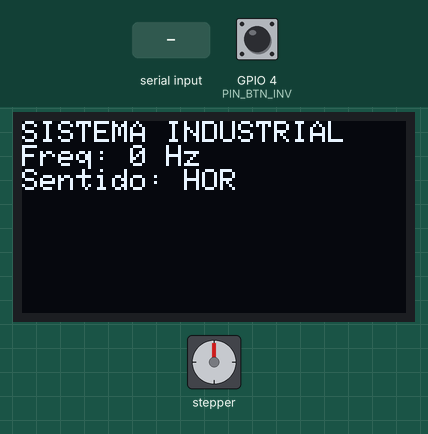
Bench run of a sketch on a simulated ESP32. Shown: stepper motor, 128×64 one-colour display. Wiring (from diagram.json): stepper motor driver (200 steps per turn assumed): step GPIO 19; direction GPIO 18. The inputs (shaded band) are chosen by the test bench; at power-on: GPIO 4 (PIN_BTN_INV) HIGH. What the sketch prints to the serial monitor is not drawn.

Above: at 1.2 s.
1.3 s: GPIO 4 (PIN_BTN_INV) pulled LOW for 0.15 s
At 2.2 s:
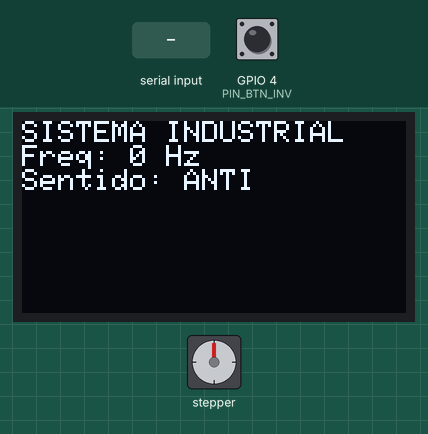
2.9 s: "1\n" received over Serial
At 3.5 s:
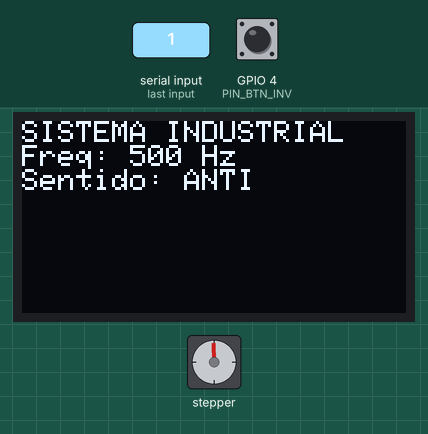
4.4 s: GPIO 4 (PIN_BTN_INV) pulled LOW for 1 s
At 5.8 s:
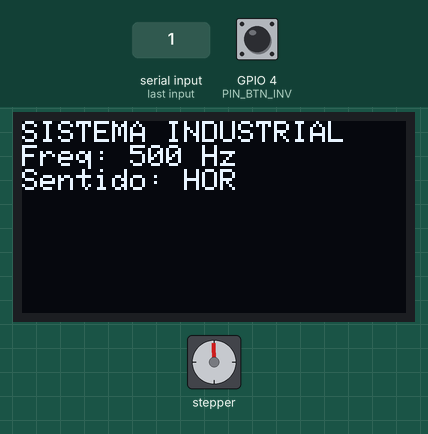
6.9 s: "2\n" received over Serial
At 7.7 s:
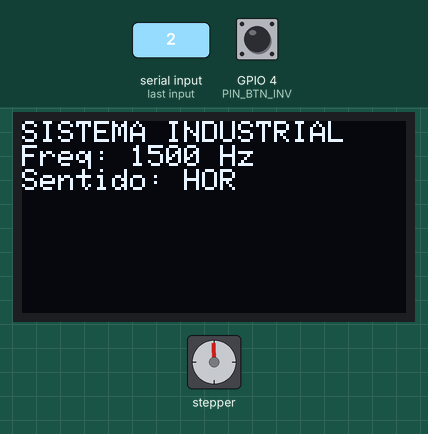
8.4 s: "0\n" received over Serial
At 8.8 s:
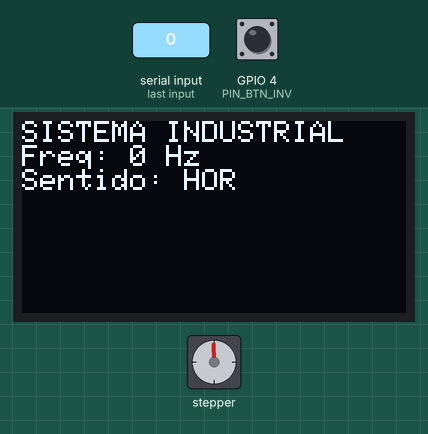
Timing chart, 0 to 10.9 s (numbered marks = the images above; inputs shaded):
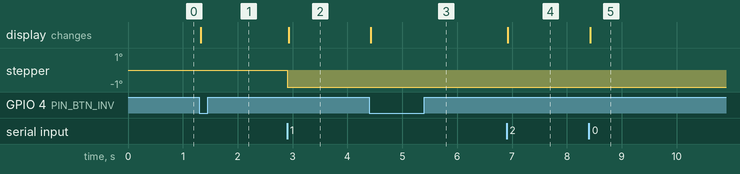

The sketch:

sketch.ino
```cpp
// Alexandre Augusto Novarino Britto - 14754672
// Eduardo Magaldi Magno - 15448780
// Raphael Parra - 15554782

#include <Adafruit_SSD1306.h>
#include "driver/mcpwm.h"

// Definições de Hardware
#define PIN_STEP 19
#define PIN_DIR 18
#define PIN_BTN_INV 4
#define OLED_SDA 21
#define OLED_SCL 22

// Variáveis de Controle
volatile bool sentidoHorario = true;
volatile bool atualizarInterface = true; // Flag para atualizar display/serial só quando necessário
int frequenciaPasso = 0;

Adafruit_SSD1306 display(128, 64, &Wire, -1);

// Interrupção com Debounce via Software
void IRAM_ATTR isrInverteSentido() {
  static unsigned long ultimoTempo = 0;
  unsigned long tempoAtual = millis();

  // Ignora ruídos menores que 200ms
  if (tempoAtual - ultimoTempo > 200) {
    sentidoHorario = !sentidoHorario;
    atualizarInterface = true;
    ultimoTempo = tempoAtual;
    Serial.print("Novo Sentido: ");
    Serial.println(sentidoHorario ? "HORÁRIO" : "ANTI-HORÁRIO");
  }
}

// Função isolada para gerenciar o display sem travar o loop
void atualizaOLED() {
  display.clearDisplay();
  display.setCursor(0,0);
  display.setTextSize(1);
  display.println("SISTEMA INDUSTRIAL");
  display.print("Freq: "); display.print(frequenciaPasso); display.println(" Hz");
  display.print("Sentido: "); display.println(sentidoHorario ? "HOR" : "ANTI");
  display.display();
}

void setup() {
  Serial.begin(115200);

  // Configuração dos Pinos
  pinMode(PIN_DIR, OUTPUT);
  digitalWrite(PIN_DIR, sentidoHorario ? HIGH : LOW);

  pinMode(PIN_BTN_INV, INPUT_PULLUP);
  attachInterrupt(digitalPinToInterrupt(PIN_BTN_INV), isrInverteSentido, FALLING);

  // Inicialização do OLED
  if(!display.begin(SSD1306_SWITCHCAPVCC, 0x3C)) {
    Serial.println("Erro no OLED");
  }
  display.setTextColor(WHITE);
  atualizaOLED();

  // Inicialização do MCPWM
  mcpwm_gpio_init(MCPWM_UNIT_0, MCPWM0A, PIN_STEP);
  mcpwm_config_t pwm_config;
  pwm_config.frequency = 1000;
  pwm_config.cmpr_a = 0;
  pwm_config.counter_mode = MCPWM_UP_COUNTER;
  pwm_config.duty_mode = MCPWM_DUTY_MODE_0;
  mcpwm_init(MCPWM_UNIT_0, MCPWM_TIMER_0, &pwm_config);
  mcpwm_start(MCPWM_UNIT_0, MCPWM_TIMER_0);
}

void loop() {
  // Processamento da Interação Serial
  if (Serial.available() > 0) {
    char comando = Serial.read();

    if (comando == '\n' || comando == '\r') return;

    if (comando == '0') {
      frequenciaPasso = 0;
      mcpwm_set_signal_low(MCPWM_UNIT_0, MCPWM_TIMER_0, MCPWM_OPR_A);
      Serial.println("[Serial] Parar (0 Hz)");
      atualizarInterface = true;
    }
    else if (comando == '1') {
      frequenciaPasso = 500;
      mcpwm_set_frequency(MCPWM_UNIT_0, MCPWM_TIMER_0, frequenciaPasso);
      mcpwm_set_duty(MCPWM_UNIT_0, MCPWM_TIMER_0, MCPWM_OPR_A, 50.0);
      mcpwm_set_duty_type(MCPWM_UNIT_0, MCPWM_TIMER_0, MCPWM_OPR_A, MCPWM_DUTY_MODE_0);
      Serial.println("[Serial] Baixa (500 Hz)");
      atualizarInterface = true;
    }
    else if (comando == '2') {
      frequenciaPasso = 1500;
      mcpwm_set_frequency(MCPWM_UNIT_0, MCPWM_TIMER_0, frequenciaPasso);
      mcpwm_set_duty(MCPWM_UNIT_0, MCPWM_TIMER_0, MCPWM_OPR_A, 50.0);
      mcpwm_set_duty_type(MCPWM_UNIT_0, MCPWM_TIMER_0, MCPWM_OPR_A, MCPWM_DUTY_MODE_0);
      Serial.println("[Serial] Alta (1500 Hz)");
      atualizarInterface = true;
    }
  }

  // Atualização Física do Sentido
  digitalWrite(PIN_DIR, sentidoHorario ? HIGH : LOW);

  // Atualização Condicional de Interface
  if (atualizarInterface) {
    atualizaOLED();
    atualizarInterface = false;
  }

  // Monitoramento Periódico
  static unsigned long ultimoLog = 0;
  if (millis() - ultimoLog >= 3000) {
    Serial.print("[Monitoramento] Motor: ");
    Serial.print(frequenciaPasso);
    Serial.print(" Hz | Sentido: ");
    Serial.println(sentidoHorario ? "HORÁRIO" : "ANTI-HORÁRIO");
    ultimoLog = millis();
  }
}
```

Measured:
- after the input at 1.3 s, the display: changes at once (image 1)
- after the input at 4.4 s, the display: changes at once (image 3)
- after the input at 6.9 s, the display: changes at once (image 4)
- after the input at 8.4 s, the display: changes at once (image 5)
